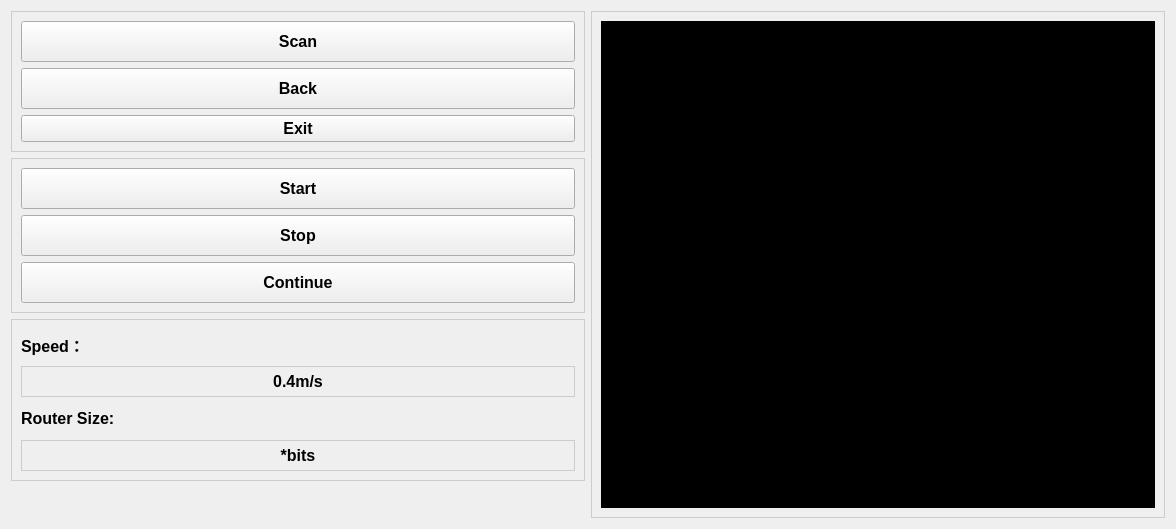
<?xml version="1.0" encoding="UTF-8"?>
<ui version="4.0">
 <class>Form</class>
 <widget class="QWidget" name="Form">
  <property name="geometry">
   <rect>
    <x>0</x>
    <y>0</y>
    <width>1176</width>
    <height>529</height>
   </rect>
  </property>
  <property name="windowTitle">
   <string>CNC_UI</string>
  </property>
  <property name="styleSheet">
   <string notr="true">QFrame#frame{
border:1px solid #cccccc;
}
QFrame#frame_2{
border:1px solid #cccccc;
}
QFrame#frame_3{
border:1px solid #cccccc;
}
QFrame#zoom_frame{
border:1px solid #cccccc;
}</string>
  </property>
  <layout class="QHBoxLayout" name="horizontalLayout" stretch="0,0">
   <item>
    <layout class="QVBoxLayout" name="verticalLayout_5">
     <item>
      <widget class="QFrame" name="frame">
       <property name="styleSheet">
        <string notr="true"/>
       </property>
       <property name="frameShape">
        <enum>QFrame::StyledPanel</enum>
       </property>
       <property name="frameShadow">
        <enum>QFrame::Raised</enum>
       </property>
       <layout class="QVBoxLayout" name="verticalLayout" stretch="0,0,0">
        <item>
         <widget class="QPushButton" name="scan_btn">
          <property name="minimumSize">
           <size>
            <width>121</width>
            <height>41</height>
           </size>
          </property>
          <property name="font">
           <font>
            <family>Arial</family>
            <pointsize>12</pointsize>
            <weight>75</weight>
            <bold>true</bold>
           </font>
          </property>
          <property name="text">
           <string>Scan</string>
          </property>
         </widget>
        </item>
        <item>
         <widget class="QPushButton" name="back_btn">
          <property name="minimumSize">
           <size>
            <width>121</width>
            <height>41</height>
           </size>
          </property>
          <property name="font">
           <font>
            <family>Arial</family>
            <pointsize>12</pointsize>
            <weight>75</weight>
            <bold>true</bold>
           </font>
          </property>
          <property name="text">
           <string>Back</string>
          </property>
         </widget>
        </item>
        <item>
         <widget class="QPushButton" name="pushButton">
          <property name="font">
           <font>
            <family>Arial</family>
            <pointsize>12</pointsize>
            <weight>75</weight>
            <bold>true</bold>
           </font>
          </property>
          <property name="text">
           <string>Exit</string>
          </property>
         </widget>
        </item>
       </layout>
      </widget>
     </item>
     <item>
      <widget class="QFrame" name="frame_2">
       <property name="styleSheet">
        <string notr="true"/>
       </property>
       <property name="frameShape">
        <enum>QFrame::StyledPanel</enum>
       </property>
       <property name="frameShadow">
        <enum>QFrame::Raised</enum>
       </property>
       <layout class="QVBoxLayout" name="verticalLayout_2">
        <item>
         <widget class="QPushButton" name="start_btn">
          <property name="minimumSize">
           <size>
            <width>121</width>
            <height>41</height>
           </size>
          </property>
          <property name="font">
           <font>
            <family>Arial</family>
            <pointsize>12</pointsize>
            <weight>75</weight>
            <bold>true</bold>
           </font>
          </property>
          <property name="text">
           <string>Start</string>
          </property>
         </widget>
        </item>
        <item>
         <widget class="QPushButton" name="stop_btn">
          <property name="minimumSize">
           <size>
            <width>121</width>
            <height>41</height>
           </size>
          </property>
          <property name="font">
           <font>
            <family>Arial</family>
            <pointsize>12</pointsize>
            <weight>75</weight>
            <bold>true</bold>
           </font>
          </property>
          <property name="text">
           <string>Stop</string>
          </property>
         </widget>
        </item>
        <item>
         <widget class="QPushButton" name="continue_btn">
          <property name="minimumSize">
           <size>
            <width>121</width>
            <height>41</height>
           </size>
          </property>
          <property name="font">
           <font>
            <family>Arial</family>
            <pointsize>12</pointsize>
            <weight>75</weight>
            <bold>true</bold>
           </font>
          </property>
          <property name="text">
           <string>Continue</string>
          </property>
         </widget>
        </item>
       </layout>
      </widget>
     </item>
     <item>
      <widget class="QFrame" name="frame_3">
       <property name="styleSheet">
        <string notr="true"/>
       </property>
       <property name="frameShape">
        <enum>QFrame::StyledPanel</enum>
       </property>
       <property name="frameShadow">
        <enum>QFrame::Raised</enum>
       </property>
       <layout class="QVBoxLayout" name="verticalLayout_3">
        <item>
         <widget class="QLabel" name="label">
          <property name="minimumSize">
           <size>
            <width>121</width>
            <height>31</height>
           </size>
          </property>
          <property name="font">
           <font>
            <family>Arial</family>
            <pointsize>12</pointsize>
            <weight>75</weight>
            <bold>true</bold>
           </font>
          </property>
          <property name="text">
           <string>Speed：</string>
          </property>
         </widget>
        </item>
        <item>
         <widget class="QLabel" name="speed_label">
          <property name="minimumSize">
           <size>
            <width>121</width>
            <height>31</height>
           </size>
          </property>
          <property name="font">
           <font>
            <family>Arial</family>
            <pointsize>12</pointsize>
            <weight>75</weight>
            <bold>true</bold>
           </font>
          </property>
          <property name="styleSheet">
           <string notr="true">border:1px solid #cccccc;</string>
          </property>
          <property name="text">
           <string>0.4m/s</string>
          </property>
          <property name="alignment">
           <set>Qt::AlignCenter</set>
          </property>
         </widget>
        </item>
        <item>
         <widget class="QLabel" name="label_2">
          <property name="minimumSize">
           <size>
            <width>121</width>
            <height>31</height>
           </size>
          </property>
          <property name="font">
           <font>
            <family>Arial</family>
            <pointsize>12</pointsize>
            <weight>75</weight>
            <bold>true</bold>
           </font>
          </property>
          <property name="text">
           <string>Router Size:</string>
          </property>
         </widget>
        </item>
        <item>
         <widget class="QLabel" name="bits_label">
          <property name="minimumSize">
           <size>
            <width>121</width>
            <height>31</height>
           </size>
          </property>
          <property name="font">
           <font>
            <family>Arial</family>
            <pointsize>12</pointsize>
            <weight>75</weight>
            <bold>true</bold>
           </font>
          </property>
          <property name="styleSheet">
           <string notr="true">border:1px solid #cccccc;</string>
          </property>
          <property name="text">
           <string>*bits</string>
          </property>
          <property name="alignment">
           <set>Qt::AlignCenter</set>
          </property>
         </widget>
        </item>
       </layout>
      </widget>
     </item>
     <item>
      <spacer name="verticalSpacer_2">
       <property name="orientation">
        <enum>Qt::Vertical</enum>
       </property>
       <property name="sizeHint" stdset="0">
        <size>
         <width>20</width>
         <height>40</height>
        </size>
       </property>
      </spacer>
     </item>
    </layout>
   </item>
   <item>
    <layout class="QVBoxLayout" name="verticalLayout_6">
     <item>
      <widget class="QFrame" name="zoom_frame">
       <property name="frameShape">
        <enum>QFrame::StyledPanel</enum>
       </property>
       <property name="frameShadow">
        <enum>QFrame::Raised</enum>
       </property>
       <layout class="QVBoxLayout" name="verticalLayout_4">
        <item>
         <widget class="QLabel" name="label_3">
          <property name="styleSheet">
           <string notr="true">background-color: rgb(0, 0, 0);</string>
          </property>
          <property name="text">
           <string>TextLabel</string>
          </property>
         </widget>
        </item>
       </layout>
      </widget>
     </item>
    </layout>
   </item>
  </layout>
 </widget>
 <resources/>
 <connections/>
</ui>
